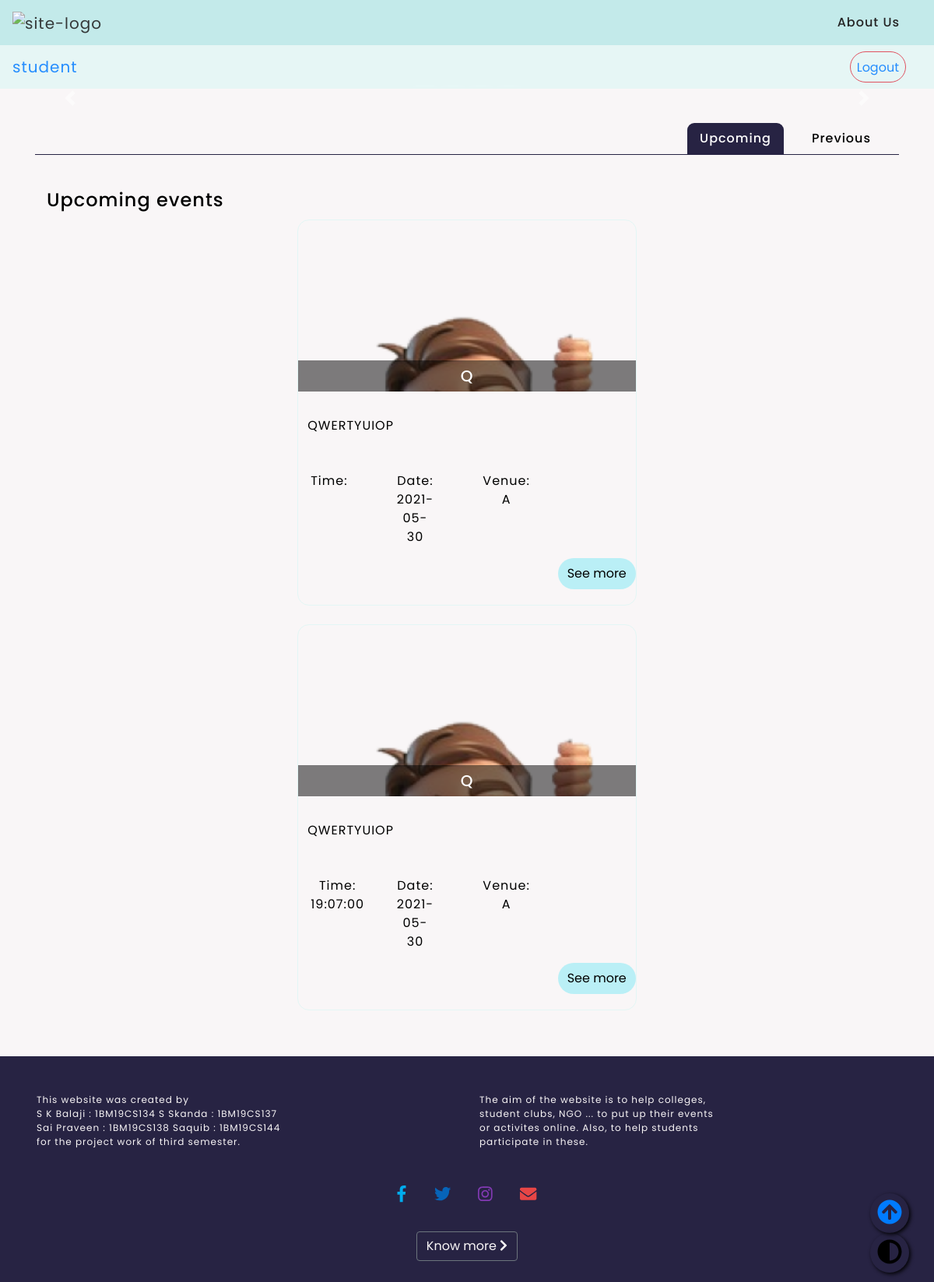
Before: /html/events.php (signed in) with the older database file.
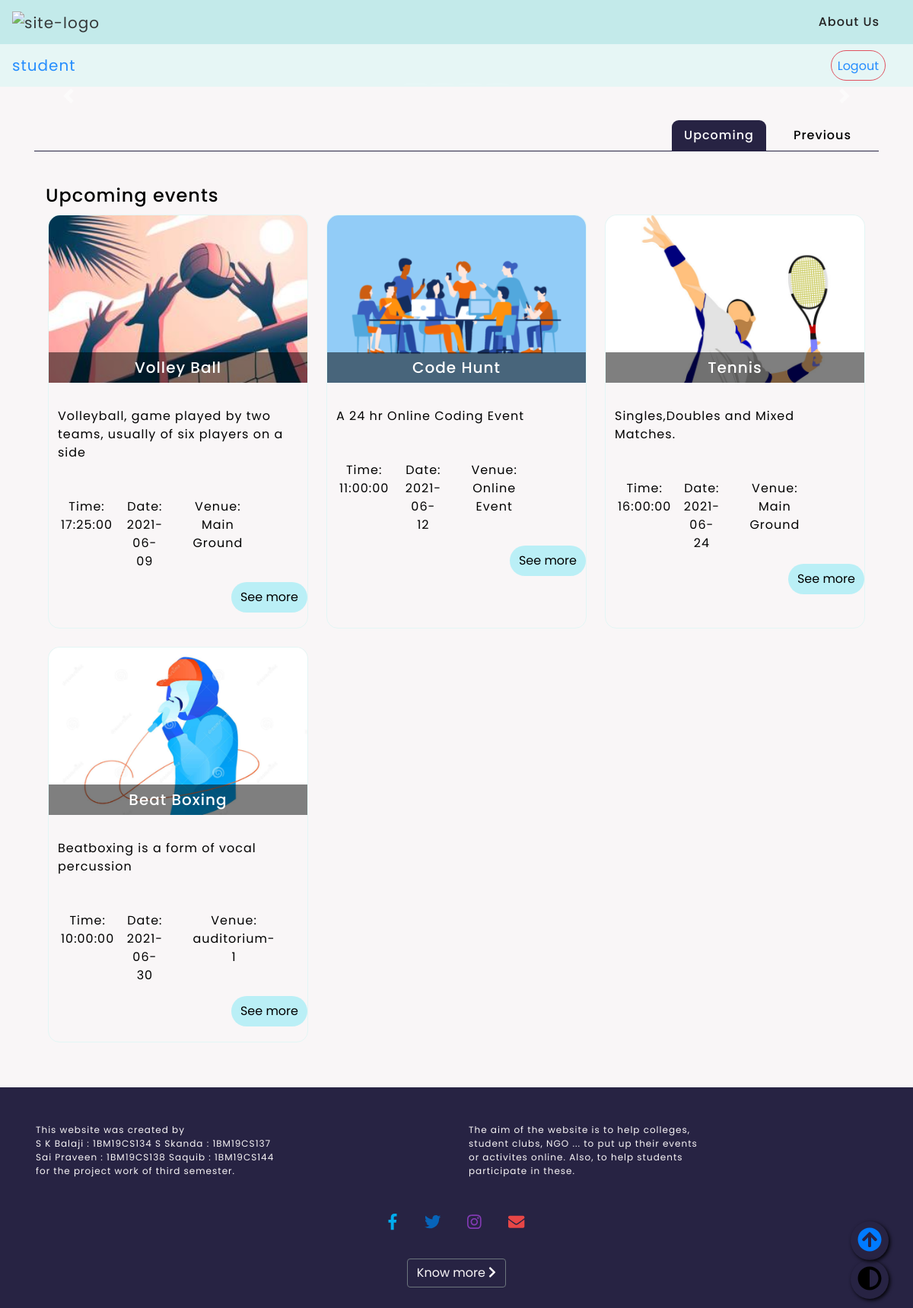
After: the same page with the newer database file.
### tables this page shows
CREATE TABLE `student` (
  `slno` int(11) NOT NULL,
  `student_id` varchar(75) NOT NULL,
  `student_name` varchar(30) NOT NULL,
  `password` varchar(30) NOT NULL,
  `student_usn` varchar(10) DEFAULT NULL
);

CREATE TABLE `events` (
  `event_id` int(11) NOT NULL,
  `event_name` varchar(75) NOT NULL,
  `event_desc` varchar(255) NOT NULL,
  `event_venue` varchar(100) NOT NULL,
  `date` date NOT NULL,
  `time` time DEFAULT NULL,
  `event_img` varchar(255) DEFAULT NULL,
  `hosted_by` varchar(100) NOT NULL,
  `event_upcoming` tinyint(1) DEFAULT NULL
);

### html/functions.php (called while the page is built, shortened)
<?php
function check_login($con)
{
	if(isset($_SESSION['user_id']))
	{
		$id = $_SESSION['user_id'];
    $type=$_SESSION['user_type'];
    if ($type=="student") {
      $query = "select * from eos.student where student_id = '$id' limit 1";
    } elseif ($type=="host") {
      $query = "select * from eos.host where host_id = '$id' limit 1";
    }
		$result = mysqli_query($con,$query);
		if($result && mysqli_num_rows($result) > 0)
		{
			$user_data = mysqli_fetch_assoc($result);
			return $user_data;
		}
	}
  else {
    echo '<script>alert("Please login to make complete use of the website")</script>';
    header("Location: signin.php");
  }
	die;
}
?>

### html/events.php (the view, shortened to what this page needs)
<?php
	include("connection.php");
	include("functions.php");
	$user_data = check_login($con);
?>
<!DOCTYPE html>
<html>
<head>
  <link rel="stylesheet" href="https://maxcdn.bootstrapcdn.com/bootstrap/4.0.0/css/bootstrap.min.css">
  <link rel="stylesheet" href="../css/styles.css">
  <link rel="stylesheet" href="../css/event-card.css">
  <link rel="stylesheet" href="../css/carousel.css">
  <link rel="stylesheet" href="../css/navandform.css">
  <link rel="stylesheet" href="https://maxcdn.bootstrapcdn.com/bootstrap/4.5.2/css/bootstrap.min.css">
</head>
<body>
  <nav id="top" class="navbar navbar-expand-lg navbar-light ">
    <a class="navbar-brand" href="../index.php"><img src="../images/site-logo.png" alt="site-logo" width="100" height="100"></a>
    <div class="collapse navbar-collapse" id="Toggler">
      <ul class="navbar-nav ml-auto">
        <li class="nav-item">
          <a class="nav-link" href="#footer">About Us</a>
        </li>
      </ul>
    </div>
  </nav>
  <div class="helper">
    <div class="icon backtotop" title="Back To Top">
      <a href="#top"><i class="fas fa-arrow-circle-up fa-2x"></i></a>
    </div>
    <div class="icon theme " title="Change Theme">
      <button class="btn-toggle"> <i class="fas fa-adjust fa-2x"> </i></button>
    </div>
  </div>
	<?php
	if (isset($user_data['host_id'])) {
		$type="host";
	}
	elseif (isset($user_data['student_id'])) {
		$type="student";
	}
	 ?>
  <nav id="user-data" class="navbar navbar-expand-sm sticky-top">
    <a id="nav-username" class="navbar-brand" href="<?php echo $type; ?>.php">
			<?php
			if ($type=="host") {
				echo $user_data['host_name'];
			} elseif($type=="student") {
				echo $user_data['student_name'];
			}
			?>
		</a>
    <ul class="navbar-nav ml-auto">
      <li class="nav-item">
        <button id="logout" class="nav-link btn btn-outline-danger"><a href="logout.php">Logout</a></button>
      </li>
    </ul>
  </nav>
  <main>
    <div class="carousel carousel-container">
      <div class="carousel slide" id="main-carousel" data-ride="carousel" data-interval="4000">
        <ol class="carousel-indicators">
        </ol>
        <div class="carousel-inner">
          <div class="carousel-item active">
            <div class="carousel-caption d-none d-md-block">
            </div>
          </div>
        </div>
        <a href="#main-carousel" class="carousel-control-prev carousel-controller" data-slide="prev">
          <span class="carousel-control-prev-icon"></span>
        </a>
        <a href="#main-carousel" class="carousel-control-next carousel-controller" data-slide="next">
          <span class="carousel-control-next-icon"></span>
        </a>
      </div>
    </div>
    <div class="container">
      <ul class="nav nav-pills justify-content-end" role="tablist">
        <li class="nav-item">
          <a class="nav-link active" data-toggle="tab" href="#upcoming">Upcoming</a>
        </li>
        <li class="nav-item">
          <a class="nav-link" data-toggle="tab" href="#past">Previous</a>
        </li>
      </ul>
      <div class="tab-content">
        <div id="upcoming" class="container tab-pane active"><br>
          <h4>Upcoming events</h4>
          <main class="wrapper">
            <section class="card-deck" id="card-deck">
              <ul>
								<?php
								if ( !empty($user_data) )
								{
									$qry1="select * from events where event_upcoming=1";
									$result = $con->query($qry1);
									if ($result->num_rows > 0) {
										while($row = $result->fetch_assoc()) {
											?>
											<li>
												<figure>
													<img src="<?php echo $row['event_img'];?>" alt="<?php echo $row['event_name']; ?>">
													<figcaption>
														<h3> <?php echo $row['event_name']; ?> </h3>
													</figcaption>
												</figure>
												<p><?php echo $row['event_desc']; ?></p>
												<div class="quick-info">
													<ul>
														<li>Time: <?php echo $row['time']; ?> </li>
														<li>Date: <?php echo $row['date']; ?> </li>
														<li>Venue: <?php echo $row['event_venue']; ?> </li>
													</ul>
												</div>
												<button class="btn btn-small btn-outline-dark " type="button" data-toggle="modal" data-target="#<?php echo $row['event_id']; ?>">See more</button>
											</li>
											<?php
										}
										} else {
										echo "Oops!!! We Don't Have Any Upcoming Events";
										}
								}
								?>
              </ul>
            </section>
          </main>
        </div>
      </div>
    </div>
    <footer id="footer">
      <div class="copy-rights">
        <div class="foot names">
          This website was created by<br>
          S K Balaji : 1BM19CS134 S Skanda : 1BM19CS137<br>
          Sai Praveen : 1BM19CS138 Saquib : 1BM19CS144 <br>
          for the project work of third semester.
        </div>
        <div class="foot desc">
          The aim of the website is to help colleges,<br>
          student clubs, NGO ... to put up their events <br>
          or activites online. Also, to help students <br>
          participate in these.
        </div>
      </div>
      <div class="container-fluid abtus">
        <i class="fab fa-facebook-f fa-lg" style="color: #00acee ;"></i>
        <i class="fab fa-twitter fa-lg" style="color: #0764b9 ;"></i>
        <i class="fab fa-instagram fa-lg" style="color:#833AB4 ;"></i>
        <i class="fas fa-envelope fa-lg " style="color:#e74646 ;"></i>
        <br>
        <button type="button" class="btn btn-outline-secondary  footbtn">
          <a class="know-more" href="aboutus.php">Know more <i class="fa fa-chevron-right"></i></a>
        </button>
      </div>
    </footer>
</body>
</html>

### css/styles.css (style rules this page uses)
body { --shade1: #F9F6F7; --shade2: #E3F6F5; --shade3: #BAE8E8; --shade4: #272343; --text: #000; }
* { margin: 0; padding: 0; box-sizing: border-box; font-family: 'Poppins', sans-serif !important; }
html { scroll-behavior: smooth; }
body { padding: 0; margin: 0; border: 0; background-color: var(--shade1) !important; font-weight: 500; letter-spacing: 1px; font-size: 16px; color: var(--text) !important; }
.navbar { background-color: var(--shade3) !important; opacity: 0.85; }
.nav-item { border-radius: 20px; margin-right: 20px; text-align: center; font-weight: 500; color: var(--text) !important; }
.nav-link { color: var(--text) !important; }
.navbar-brand img { height: 50px; width: auto; }
.helper { display: inline-block; width: 50px; height: 50px; text-align: center; background: rgba(0, 0, 0, 0) !important; border-radius: 25px; position: fixed; bottom: 4rem; right: 2rem; z-index: 100; }
.helper .icon { padding: 8px; background: rgba(0, 0, 0, 0) !important; background-color: rgba(0, 0, 0, 0) !important; border-radius: 100%; box-shadow: 2px 2px 5px rgba(0, 0, 0, 0.91); }
.btn-toggle { border-style: none; background: rgba(0, 0, 0, 0) !important; }
#footer { background-color: var(--shade4); text-align: center; width: 100%; padding: 15px; padding-bottom: 7px; }
#footer .copy-rights { text-align: left; padding: 1rem; display: flex; margin: 0 auto; font-size: 1vw; }
#footer .copy-rights .foot { width: 50%; color: #F9F6F7; padding: 1rem; }
.fa-lg { margin: 15px; border: 7px; }
.footbtn { margin: 20px 10px; }
.know-more:link, .know-more:visited { color: #F9F6F7; text-decoration: none; }
.navbar-nav { animation: nav-load 500ms ease-in; }
.navbar-brand { animation: nav-brand-load 400ms ease-in; }

### css/event-card.css (style rules this page uses)
body { --shade1: #F9F6F7; --shade2: #E3F6F5; --shade3: #BAE8E8; --shade4: #272343; --text: #000; }
* { font-family: 'Poppins', sans-serif !important; }
section { padding: 10px, 5px; padding-bottom: 4rem; display: flex; justify-content: center; }
#card-deck button { background: rgba(125, 234, 245, 0.5); color: var(--text); border-radius: 20px; text-align: center; transition: .3s; border-style: none; margin-left: 15px; margin-bottom: 20px; height: 40px; float: right; }
#card-deck { padding: 3px; margin: auto; }
#card-deck>ul { display: grid; grid-template-columns: repeat(auto-fit, minmax(299px, 1fr)); grid-gap: 1.5rem; list-style-type: none; }
#card-deck>ul>li { border: 1.5px solid var(--shade2); background: var(--shade1); border-radius: 15px; }
#card-deck>ul>li>figure { max-height: 220px; overflow: hidden; border-top-left-radius: 15px; border-top-right-radius: 15px; position: relative; left: 0px; top: 0px; width: 100%; }
#card-deck>ul>li>figure>img { width: 100%; }
#card-deck>ul>li>figure>figcaption { position: absolute; bottom: 0px; width: 100%; background: rgba(0, 0, 0, 0.5); text-align: center; }
#card-deck>ul>li>figure>figcaption>h3 { margin: 0; border: 0; padding: 5px; }
#card-deck>ul>li>figure>figcaption>h3 { color: white; padding: .5rem; font-size: 1.25rem; }
#card-deck>ul>li>div>ul { display: grid; grid-template-columns: 30% 30% 30%; grid-gap: 3px; padding: 5px; list-style-type: none; width: 85%; }
#card-deck>ul>li>div>ul>li { display: grid; float: left; text-align: center; width: 33%; padding: 2px 3px; }
#card-deck>ul>li>p { font-size: 1rem; line-height: 1.5; padding: 1rem .75rem; }
.quick-info>ul>li { margin: 1vh 1vh; }

### css/carousel.css (style rules this page uses)
body { --shade1: #F9F6F7; --shade2: #E3F6F5; --shade3: #BAE8E8; --shade4: #272343; --text: #000; }
html, body { height: 100%; margin: 0; padding: 0; }
.carousel-caption { z-index: 10; }
.carousel-controller { padding-top: auto; padding-bottom: auto; }

### css/navandform.css (style rules this page uses)
body { --shade1: #F9F6F7; --shade2: #E3F6F5; --shade3: #BAE8E8; --shade4: #272343; --text: #000; }
* { font-family: 'Poppins', sans-serif !important; }
.container { padding: 20px 5px; }
#logout { height: 40px; border-radius: 20px; }
#user-data { background: var(--shade2) !important; }
.nav-pills li a.active { background-color: var(--shade4) !important; color: #fff !important; border-radius: 9px 9px 0 0; }
.tab-content { border-top-style: solid; border-width: 1px; border-top-color: var(--shade4); margin: 0; }

Changed rows visible on the page:
no longer on this page (row edited): events: event_img (picture), event_name "Q", event_desc "QWERTYUIOP", date "2021-05-30", event_venue "A"
removed events: event_img (picture), event_name "Q", event_desc "QWERTYUIOP", time "19:07:00", date "2021-05-30", event_venue "A"
added events: event_img (picture), event_name "Volley Ball", event_desc "Volleyball, game played by two teams, usually of six players on a side", time "17:25:00", date "2021-06-09", event_venue "Main Ground"
added events: event_img (picture), event_name "Code Hunt", event_desc "A 24 hr Online Coding Event", time "11:00:00", date "2021-06-12", event_venue "Online Event"
added events: event_img (picture), event_name "Tennis", event_desc "Singles,Doubles and Mixed Matches.", time "16:00:00", date "2021-06-24", event_venue "Main Ground"
added events: event_img (picture), event_name "Beat Boxing", event_desc "Beatboxing is a form of vocal percussion", time "10:00:00", date "2021-06-30", event_venue "auditorium-1"
